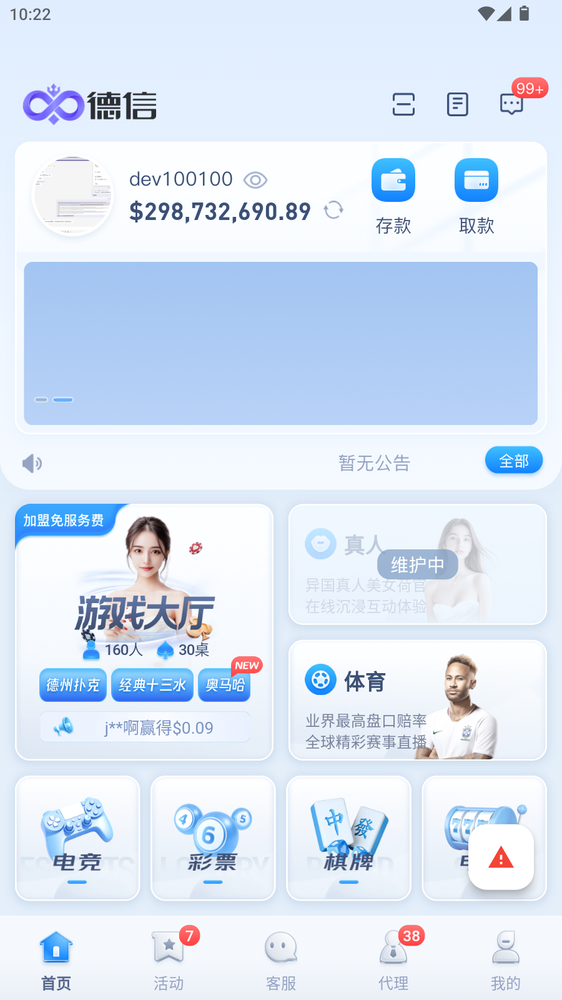
#> input picture data/screenshots/latest.png, 562 x 1000 px, shrunk from 900 x 1600 before the run, found by its file name
$ python copy_region.py
#> lines starting #> are read from the running program, lines starting #| are printed output that depends on the picture
import os
import cv2
import logging
import numpy as np
from typing import Dict, List, Tuple, Optional, Any
from enum import Enum
from datetime import datetime

# ============ 配置常量 ============
DEBUG_DIR = "data/debug"
os.makedirs(DEBUG_DIR, exist_ok=True)

# ============ 区域类型 ============
class RegionType(Enum):
    PUBLIC = 1  # 公牌
    HAND = 2    # 手牌
    OP = 3      # 操作

# ============ 日志配置 ============
logging.basicConfig(
    level=logging.INFO,
    format='%(asctime)s - %(levelname)s - %(message)s',
    datefmt='%Y-%m-%d %H:%M:%S'
)
logger = logging.getLogger(__name__)

class RegionProcessor:
    def __init__(self):
        self.logger = logging.getLogger(__name__)

    def get_image_size(self, image_path: str) -> Tuple[bool, Dict[str, Any]]:
        """获取图片尺寸"""
        try:
            img = cv2.imread(image_path)
            if img is None:
                return False, {"error": f"无法读取图片: {image_path}"}

            height, width = img.shape[:2]
            return True, {
                "success": True,
                "width": width,
                "height": height
            }
        except Exception as e:
            self.logger.error(f"获取图片尺寸失败: {str(e)}")
            return False, {"error": str(e)}

    def copy_region(self, image_path: str, region: Tuple[int, int, int, int], type: RegionType = RegionType.PUBLIC) -> Tuple[bool, Dict[str, Any]]:
        """复制指定区域的图片"""
        try:
            # 检查输入参数
            if not os.path.exists(image_path):
                return False, {"error": f"源图片不存在: {image_path}"}

            if len(region) != 4:
                return False, {"error": "区域参数格式错误，应为 (x, y, width, height)"}

            # 获取图片尺寸
            success, size_info = self.get_image_size(image_path)
            if not success:
                return False, size_info

            # 检查区域是否有效
            x, y, w, h = region
            if x < 0 or y < 0 or w <= 0 or h <= 0:
                return False, {"error": "无效的区域参数"}

            if x + w > size_info["width"] or y + h > size_info["height"]:
                return False, {"error": "区域超出图片范围"}

            # 读取图片
            img = cv2.imread(image_path)
            if img is None:
                return False, {"error": f"无法读取图片: {image_path}"}

            # 裁剪指定区域
            roi = img[y:y+h, x:x+w]

            # 保存裁剪后的图片
            save_dir = os.path.join("data/screenshots", type.name.lower())
            os.makedirs(save_dir, exist_ok=True)

            # 生成文件名
            filename = f"{type.value}.png"
            save_path = os.path.join(save_dir, filename)

            # 保存图片
            cv2.imwrite(save_path, roi)

            return True, {
                "success": True,
                "path": save_path
            }

        except Exception as e:
            self.logger.error(f"区域复制失败: {str(e)}")
            return False, {"error": str(e)}

if __name__ == "__main__":
    test_image = "data/screenshots/latest.png"
    if os.path.exists(test_image):
        processor = RegionProcessor()
        # 获取图片尺寸
        success, size_info = processor.get_image_size(test_image)
#> in get_image_size, img is the input picture: shape (1000, 562, 3); mean B, G, R 246.1, 229.8, 217.3
#> success = True
        if success:
            print("图片尺寸信息：", size_info)
#| 图片尺寸信息： {'success': True, 'width': 562, 'height': 1000}

            # 测试区域复制
            success, result = processor.copy_region(
                image_path=test_image,
                region=(100, 100, 200, 200),
                type=RegionType.PUBLIC  # 指定区域类型
            )
#> in copy_region, `roi = img[y:y+h, x:x+w]`:
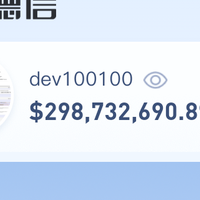
#> roi: shape (200, 200, 3); mean B, G, R 243.8, 229.6, 218.6
            if success:
                print("裁剪成功：", result)
            else:
                print("裁剪失败：", result.get("error", "未知错误"))

        else:
            print("获取图片尺寸失败：", size_info.get("error", "未知错误"))
    else:
        logger.error(f"测试图片不存在: {test_image}")
